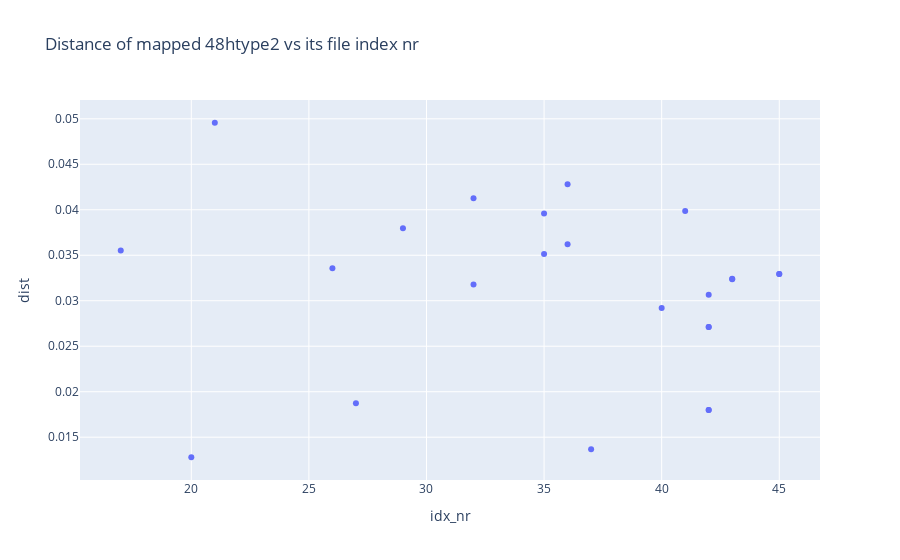

The code cell stored with this chart in its notebook:
### Code cell
fig = px.scatter(df_48htype2, 
                x = 'idx_nr', 
                y = 'dist',
                title = 'Distance of mapped 48htype2 vs its file index nr'
                )

fig.show(config={'scrollZoom': True})

### Figure 1 — Plotly figure (JSON) as saved in the notebook; plotly's stock layout.template omitted (floating-point values rounded to 4 significant figures)
{"data": [{"hovertemplate": "idx_nr=%{x}<br>dist=%{y}<extra></extra>", "legendgroup": "", "marker": {"color": "#636efa", "symbol": "circle"}, "mode": "markers", "name": "", "orientation": "v", "showlegend": false, "type": "scatter", "x": [17, 20, 21, 26, 27, 29, 32, 32, 35, 35, 36, 36, 37, 40, 41, 42, 42, 42, 42, 42, 43, 43, 45, 45], "xaxis": "x", "y": [0.03552, 0.0128, 0.04957, 0.03356, 0.01873, 0.03797, 0.03179, 0.04127, 0.03959, 0.03514, 0.04281, 0.0362, 0.01367, 0.02921, 0.03986, 0.01798, 0.03066, 0.01798, 0.0271, 0.0271, 0.03242, 0.03237, 0.03293, 0.03293], "yaxis": "y"}], "layout": {"legend": {"tracegroupgap": 0}, "title": {"text": "Distance of mapped 48htype2 vs its file index nr"}, "xaxis": {"anchor": "y", "domain": [0, 1], "title": {"text": "idx_nr"}}, "yaxis": {"anchor": "x", "domain": [0, 1], "title": {"text": "dist"}}}}
